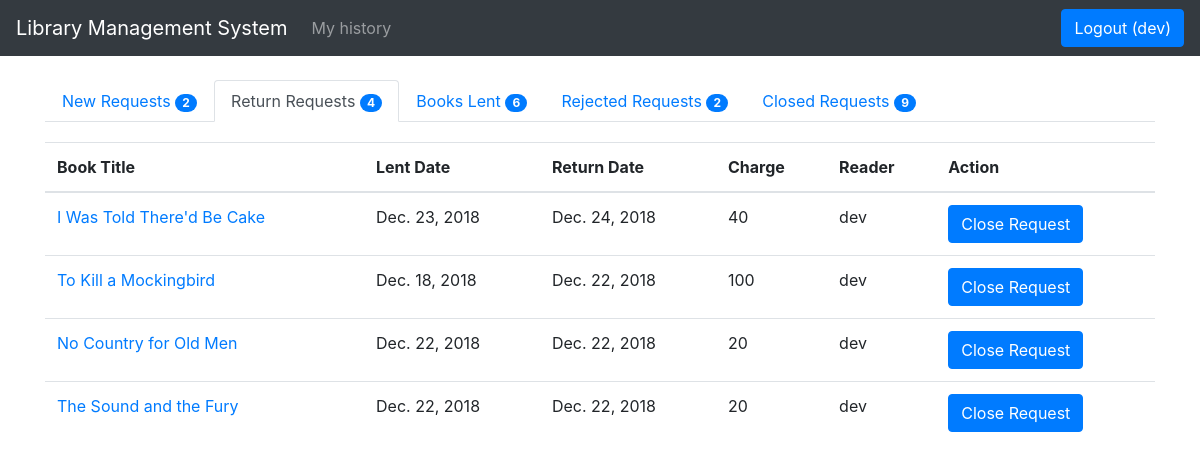
Page /library/books/manage_requests_return (signed in) on the committed database.
### library/models.py (models this page shows, shortened)
class BookLendDetail(models.Model):
    book_status = (('p', 'pending'), ('l', 'lent'), ('r', 'returned'), ('c', 'closed'), ('n', 'rejected'))
    book = models.ForeignKey(Book, on_delete=models.SET_NULL, null=True)
    reader = models.ForeignKey(User, on_delete=models.SET_NULL, null=True, blank=True)
    request_date = models.DateField(null=True, blank=True)
    lent_date = models.DateField(null=True, blank=True)
    return_date = models.DateField(null=True, blank=True)
    close_date = models.DateField(null=True, blank=True)
    charge = models.IntegerField()
    status = models.CharField(max_length=1, choices = book_status, blank = True, default = 'p')

class Book(models.Model):
    numeric = RegexValidator(r'^[0-9]*$', 'Only  numeric characters are allowed.')
    book_status = (('a', 'available'), ('l', 'lent'))
    title = models.CharField(max_length=250)
    isbn = models.CharField('ISBN', max_length=13, help_text='13 Character ISBN number', validators=[numeric])
    description = models.TextField(max_length=500)
    price = models.IntegerField()
    total_quantity = models.IntegerField()
    quantity = models.IntegerField(default=1)
    status = models.CharField(max_length=1, choices = book_status, blank = True, default = 'a')
    author = models.ManyToManyField(Author)
    category = models.ManyToManyField(Category)
    def get_absolute_url(self):
        return reverse('book_detail', args=[str(self.id)])
    def display_category(self):
        return ', '.join(category.name for category in self.category.all()[:3])
    display_category.short_description = "Category"
    def display_author(self):
        return ', '.join(author.firstname for author in self.author.all()[:3])
    display_author.short_description = "Author"

### library/views.py (the view)
# urls.py: path('books/manage_requests_return', views.manage_requests_return, name='manage_requests_return'),
@login_required
def manage_requests_return(request):
    return_request_data = BookLendDetail.objects.filter(status = 'r').order_by("-return_date")
    context = manage_requests_count()
    paginator = Paginator(return_request_data, 10)
    page = request.GET.get('page')
    try:
        return_request_data = paginator.page(page)
    except PageNotAnInteger:
        return_request_data = paginator.page(1)
    except EmptyPage:
        return_request_data = paginator.page(paginator.num_pages)
    return render(request, 'manage_requests_return.html', {'return_request' : return_request_data, 'context': context})

### library/views.py (called while the page is built)
def manage_requests_count():
    p = BookLendDetail.objects.filter(status = 'p').order_by("-request_date")
    r = BookLendDetail.objects.filter(status = 'r').order_by("-return_date")
    l = BookLendDetail.objects.filter(status = 'l').order_by("-lent_date")
    c = BookLendDetail.objects.filter(status = 'c').order_by("-close_date")
    n = BookLendDetail.objects.filter(status = 'n').order_by("-close_date")
    context = {
        'p' : p.count,
        'r' : r.count,
        'l' : l.count,
        'c' : c.count,
        'n' : n.count
    }
    return context

### library/templates/manage_requests_return.html (shortened to what this page needs)
{% extends "base.html" %} {% block content %}
<ul class="nav nav-tabs">
  <li class="nav-item">
    <a class="nav-link" href="{% url 'manage_requests' %}">New Requests <span id="lcount" class="badge badge-primary badge-pill">{{ context.p  }}</span></a>
  </li>
  <li class="nav-item">
    <a class="nav-link active" href="{% url 'manage_requests_return' %}">Return Requests <span id="rcount" class="badge badge-primary badge-pill">{{ context.r }}</span></a>
  </li>
  <li class="nav-item">
    <a class="nav-link" href="{% url 'manage_requests_lent' %}">Books Lent <span id="" class="badge badge-primary badge-pill">{{ context.l }}</span></a>
  </li>
  <li class="nav-item">
    <a class="nav-link" href="{% url 'manage_requests_rejected' %}">Rejected Requests <span id="" class="badge badge-primary badge-pill">{{ context.n }}</span></a>
  </li>
  <li class="nav-item">
      <a class="nav-link" href="{% url 'manage_requests_close' %}">Closed Requests <span id="" class="badge badge-primary badge-pill">{{ context.c }}</span></a>
  </li>
</ul>
<table class="table req-table">
  <thead>
    {% if context.r > 0 %}
    <tr class="t_body2">
      <th scope="col">Book Title</th>
      <th scope="col">Lent Date</th>
      <th scope="col">Return Date</th>
      <th scope="col">Charge</th>
      <th scope="col">Reader</th>
      <th scope="col">Action</th>
    </tr>
    {% endif %}
  </thead>
  <tbody class="t_body2">
    {% for req in return_request %}
    <tr id="{{ req.id }}">
      <td>
        <a href="{{ req.book.get_absolute_url  }}">{{ req.book.title }}</a>
      </td>
      <td>{{ req.lent_date }}</td>
      <td>{{ req.return_date }}</td>
      <td>{{ req.charge }}</td>
      <td>{{ req.reader.username }}</td>
      <td>
        <button type="button" name="" class="btn btn-primary" value="{{req.id}}" onclick="close_request(this);">Close Request</button>
      </td>
    </tr>
    {% endfor %}
  </tbody>
</table>
{% endblock %}

### library/templates/base.html (shortened to what this page needs)
<!DOCTYPE html> {% load staticfiles %}
<html lang="en">
<head>
  <link rel="stylesheet" href="https://stackpath.bootstrapcdn.com/bootstrap/4.1.3/css/bootstrap.min.css"
>
  <link rel="stylesheet" href="{% static 'css/styles.css' %}">
</head>
<body>
  <header>
    {% block header %}
    <nav class="navbar navbar-expand-lg navbar-dark bg-dark fixed-top">
      <a class="navbar-brand" href="{% url 'index' %}">Library Management System</a>
      <div class="collapse navbar-collapse" id="navbarsExampleDefault">
        <ul class="navbar-nav mr-auto">
          {% if user.is_authenticated %} {% if user.groups.all.0.name == 'Readers' %}
          <li class="nav-item">
            <a class="nav-link" href="{% url 'request_history' %}">My history</a>
          </li>
          {% endif %} {% endif %}
        </ul>
        <form class="form-inline my-2 my-lg-0">
          {% if user.is_authenticated %}
          <a class="btn btn-primary" href="{% url 'logout' %}">Logout ({{ user.get_username }})</a>
          {% else %}
          <a class="btn btn-primary" href="{% url 'login' %}">Login</a>
          {% endif %}
        </form>
      </div>
    </nav>
    {% endblock %}
  </header>
  <main role="main" class="container">
    {% block content %} {% endblock %}
  </main>
</body>
</html>

### library/static/css/styles.css (style rules this page uses)
html { position: relative; min-height: 100%; }
body>.container { padding: 80px 15px 0; }
.req-table { margin-top: 20px; }

### rows in the picture
BookLendDetail: book "I Was Told There'd Be Cake", lent_date "Dec. 23, 2018", return_date "Dec. 24, 2018", charge "40", reader.username "dev", {{ req.id }} 112 (drawn)
BookLendDetail: book "To Kill a Mockingbird", lent_date "Dec. 18, 2018", return_date "Dec. 22, 2018", charge "100", reader.username "dev", {{ req.id }} 82 (drawn)
BookLendDetail: book "No Country for Old Men", lent_date "Dec. 22, 2018", return_date "Dec. 22, 2018", charge "20", reader.username "dev", {{ req.id }} 108 (drawn)
BookLendDetail: book "The Sound and the Fury", lent_date "Dec. 22, 2018", return_date "Dec. 22, 2018", charge "20", reader.username "dev", {{ req.id }} 110 (drawn)

### other values in the picture
{{ user.get_username }} "dev"
{{ context.p }} "2"
{{ context.r }} "4"
{{ context.l }} "6"
{{ context.n }} "2"
{{ context.c }} "9"
